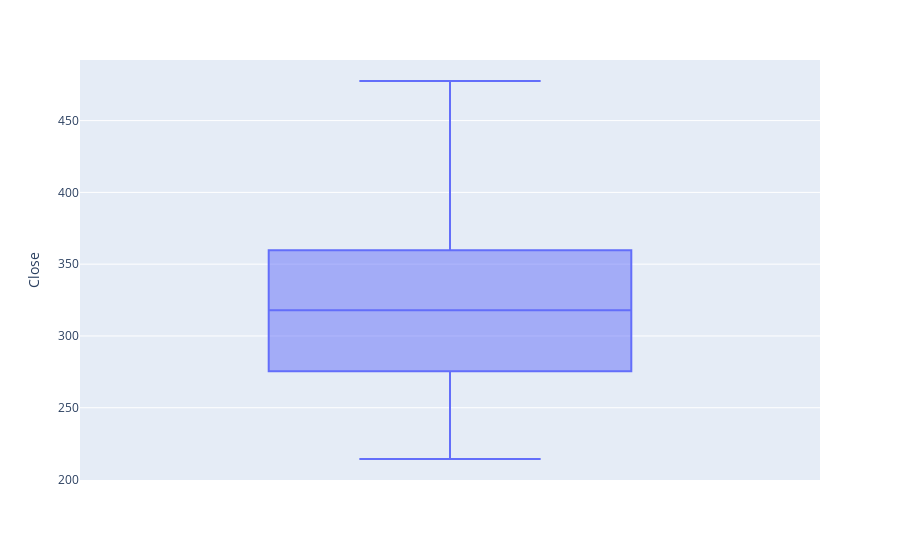

Notebook code for this chart:
### Code cell
px.box(df,y='Close')

### Figure 1 — Plotly figure (JSON) as saved in the notebook; plotly's stock layout.template omitted (floating-point values rounded to 4 significant figures; data arrays with more than 128 entries replaced by an {"elided": "..."} marker saying what was removed)
{"data": [{"alignmentgroup": "True", "hovertemplate": "Close=%{y}<extra></extra>", "legendgroup": "", "marker": {"color": "#636efa"}, "name": "", "notched": false, "offsetgroup": "", "orientation": "v", "showlegend": false, "type": "box", "x0": " ", "xaxis": "x", "y": {"elided": "251 float values"}, "y0": " ", "yaxis": "y"}], "layout": {"boxmode": "group", "legend": {"tracegroupgap": 0}, "margin": {"t": 60}, "xaxis": {"anchor": "y", "domain": [0, 1]}, "yaxis": {"anchor": "x", "domain": [0, 1], "title": {"text": "Close"}}}}
